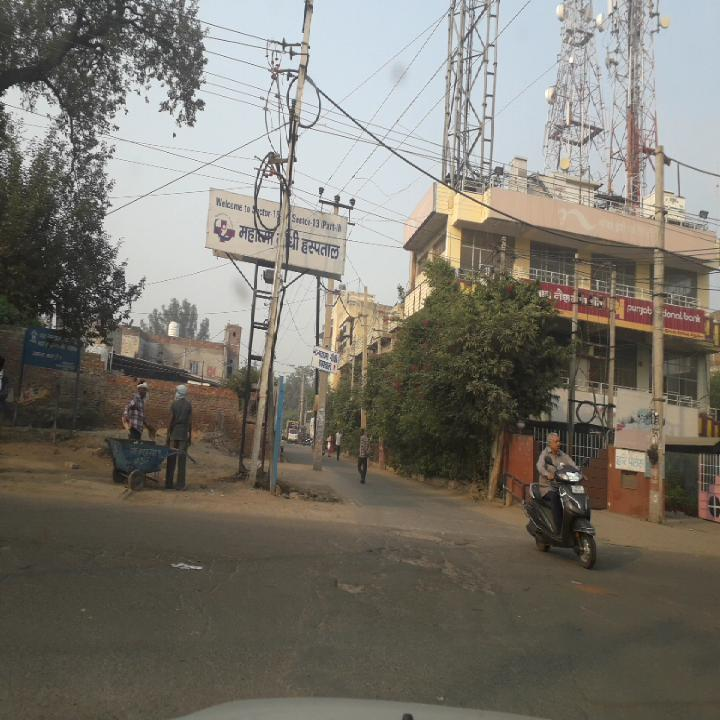
#> input picture data/processed/rdd_india/test/images/India_000071.jpg, 720 x 720 px; its folder holds only this picture in this run
$ python validate.py
#> lines starting #> are read from the running program, lines starting #| are printed output that depends on the picture
### pothole/data/yolo_utils.py
"""Small helpers for YOLO-format datasets (images/ + labels/ per split)."""
from pathlib import Path

import yaml

from pothole.config import CLASS_NAMES

IMG_EXTS = {".jpg", ".jpeg", ".png", ".bmp", ".webp"}
# Roboflow exports call the validation split "valid"; ultralytics calls it "val".
SPLIT_ALIASES = {"train": ["train"], "val": ["valid", "val"], "test": ["test"]}


def find_split_dirs(dataset_dir: Path) -> dict[str, Path]:
    """Return {"train"|"val"|"test": <split>/images} for splits that exist."""
    found = {}
    for split, aliases in SPLIT_ALIASES.items():
        for alias in aliases:
            img_dir = dataset_dir / alias / "images"
            if img_dir.is_dir():
                found[split] = img_dir
                break
    return found


def list_images(img_dir: Path) -> list[Path]:
    return sorted(p for p in img_dir.iterdir() if p.suffix.lower() in IMG_EXTS)


def label_path_for(img_path: Path) -> Path:
    """<split>/images/x.jpg -> <split>/labels/x.txt"""
    return img_path.parent.parent / "labels" / (img_path.stem + ".txt")


def read_labels(label_file: Path) -> list[tuple[int, float, float, float, float]]:
    """Read YOLO boxes (cls, xc, yc, w, h), all normalised 0-1. Missing file = no boxes."""
    if not label_file.exists():
        return []
    boxes = []
    for line in label_file.read_text().splitlines():
        parts = line.split()
        if len(parts) >= 5:
            boxes.append((int(float(parts[0])), *map(float, parts[1:5])))
    return boxes


# [23 lines left out: functions write_data_yaml, split_dir_from_yaml, not called in this run]

### pothole/data/validate.py
"""Data-quality checks and EDA for a YOLO dataset.

    python -m pothole.data.validate --dataset roboflow

Checks: unreadable images, missing/empty labels, out-of-range or tiny boxes,
duplicate files across splits. Saves stats + plots to reports/eda/<dataset>/.
"""
import argparse
import hashlib
import json
from collections import Counter, defaultdict
from pathlib import Path

import matplotlib

matplotlib.use("Agg")
import matplotlib.pyplot as plt  # noqa: E402
from PIL import Image  # noqa: E402

from pothole.config import PROCESSED_DIR, REPORTS_DIR  # noqa: E402
from pothole.data.yolo_utils import find_split_dirs, label_path_for, list_images, read_labels  # noqa: E402

TINY_BOX = 0.0005  # box area < 0.05% of the image is likely a labelling mistake


def analyse(dataset: str, base: Path = PROCESSED_DIR, reports: Path = REPORTS_DIR) -> dict:
    ds_dir = base / dataset
    splits = find_split_dirs(ds_dir)
    if not splits:
        raise SystemExit(f"No splits found in {ds_dir}")

    stats = {"dataset": dataset, "splits": {}, "issues": defaultdict(list)}
    widths, heights, box_areas, box_aspects, boxes_per_img, centers = [], [], [], [], [], []
    hashes = defaultdict(list)

    for split, img_dir in splits.items():
        imgs = list_images(img_dir)
        n_boxes = n_empty = 0
        for img in imgs:
            try:
                with Image.open(img) as im:
#> im is the input picture: PIL image 720x720 RGB; mean R, G, B 121.6, 117.7, 108.8
                    w, h = im.size
#> w = 720; h = 720
            except Exception as e:  # corrupt file
                stats["issues"]["unreadable"].append(f"{img.name}: {e}")
                continue
            widths.append(w)
            heights.append(h)
            hashes[hashlib.md5(img.read_bytes()).hexdigest()].append(f"{split}/{img.name}")

            lbl = label_path_for(img)
            if not lbl.exists():
                stats["issues"]["missing_label_file"].append(f"{split}/{img.name}")
            boxes = read_labels(lbl)
            if not boxes:
                n_empty += 1
            boxes_per_img.append(len(boxes))
            for cls, xc, yc, bw, bh in boxes:
                n_boxes += 1
                if cls != 0:
                    stats["issues"]["unexpected_class"].append(f"{split}/{img.name}: class {cls}")
                if not all(0 <= v <= 1 for v in (xc, yc, bw, bh)):
                    stats["issues"]["out_of_range_box"].append(f"{split}/{img.name}")
                if bw * bh < TINY_BOX:
                    stats["issues"]["tiny_box"].append(f"{split}/{img.name}")
                box_areas.append(bw * bh)
                box_aspects.append(bw * w / max(bh * h, 1e-6))
                centers.append((xc, yc))
#> after the loop, box_areas = []; box_aspects = []; centers = []; n_boxes = 0
        stats["splits"][split] = {"images": len(imgs), "boxes": n_boxes,
                                  "images_without_potholes": n_empty}

    for files in hashes.values():
        if len({f.split("/")[0] for f in files}) > 1:
            stats["issues"]["duplicate_across_splits"].append(files)

    out = reports / "eda" / dataset
    out.mkdir(parents=True, exist_ok=True)
    fig, ax = plt.subplots(2, 2, figsize=(11, 8))
    ax[0, 0].hist(boxes_per_img, bins=range(0, max(boxes_per_img, default=1) + 2))
    ax[0, 0].set(title="Potholes per image", xlabel="count", ylabel="images")
    ax[0, 1].hist(box_areas, bins=50)
    ax[0, 1].set(title="Box area (fraction of image)", xlabel="area", ylabel="boxes")
    ax[1, 0].hist(box_aspects, bins=50, range=(0, 5))
    ax[1, 0].set(title="Box aspect ratio (w/h)", xlabel="ratio")
    if centers:
        xs, ys = zip(*centers)
        ax[1, 1].hist2d(xs, ys, bins=20)
    ax[1, 1].set(title="Box centre heatmap", xlabel="x", ylabel="y")
    ax[1, 1].invert_yaxis()
    fig.tight_layout()
    fig.savefig(out / "eda_overview.png", dpi=120)
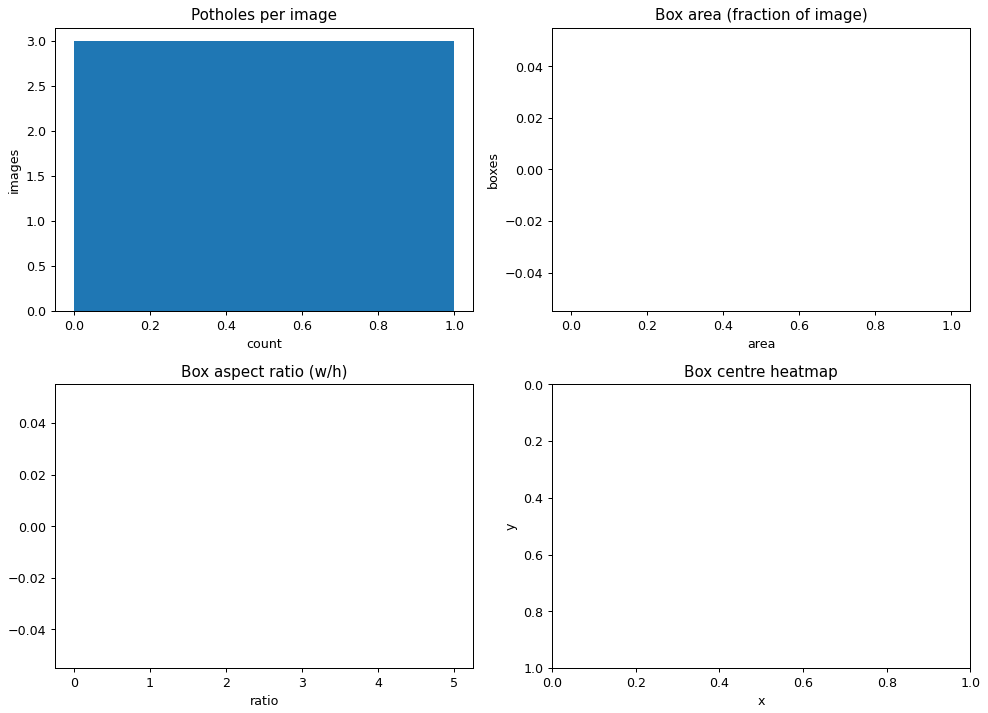
#> figure drawn by matplotlib, 3 panels
    plt.close(fig)

    sizes = Counter(zip(widths, heights)).most_common(5)
#> sizes = [((720, 720), 3)]
    stats["image_sizes_top5"] = [f"{w}x{h} ({n})" for (w, h), n in sizes]
    stats["box_area_median"] = sorted(box_areas)[len(box_areas) // 2] if box_areas else None
    stats["small_boxes_pct"] = round(100 * sum(a < 0.01 for a in box_areas) / max(len(box_areas), 1), 1)
    stats["issues"] = {k: {"count": len(v), "examples": v[:5]} for k, v in stats["issues"].items()}
    (out / "stats.json").write_text(json.dumps(stats, indent=2))
    return stats


def main():
    ap = argparse.ArgumentParser(description=__doc__, formatter_class=argparse.RawDescriptionHelpFormatter)
    ap.add_argument("--dataset", default="roboflow", help="Folder name under data/processed/")
    args = ap.parse_args()
    stats = analyse(args.dataset)
    print(json.dumps({k: stats[k] for k in ("splits", "issues", "image_sizes_top5", "small_boxes_pct")}, indent=2))
#> (printed output is left out)
    print(f"Plots and stats saved to {REPORTS_DIR / 'eda' / args.dataset}")


if __name__ == "__main__":
    main()
